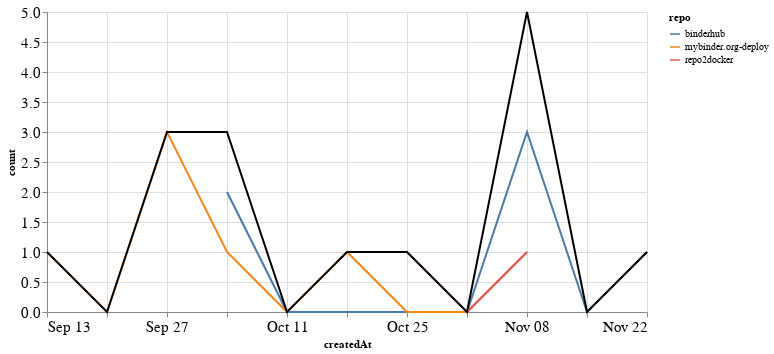

Source (notebook cell):
### Markdown cell above
## PRs

### Code cell
prs_time = prs.groupby('repo').resample('W', on='createdAt').count()['author'].reset_index()
prs_time = prs_time.rename(columns={'author': 'count'})
prs_time_total = prs_time.groupby('createdAt').agg({"count": "sum"}).reset_index()

ch1 = alt.Chart(prs_time, width=600).mark_line().encode(
    x='createdAt',
    y='count',
    color='repo',
    tooltip="repo"
)

ch2 = alt.Chart(prs_time_total, width=600).mark_line(color="black").encode(
    x='createdAt',
    y='count',
)

ch1 + ch2

### Figure 1 — Vega-Lite specification as saved in the notebook (floating-point values rounded to 4 significant figures)
{"config": {"axisLeft": {"labelFontSize": 15}, "axisBottom": {"labelFontSize": 15}}, "layer": [{"data": {"name": "data-432378e750586f0ec66d762d3527044c"}, "mark": "line", "encoding": {"color": {"type": "nominal", "field": "repo"}, "tooltip": {"type": "nominal", "field": "repo"}, "x": {"type": "temporal", "field": "createdAt"}, "y": {"type": "quantitative", "field": "count"}}, "width": 600}, {"data": {"name": "data-ab92d74bb8d4b354641bcf6a40a5812e"}, "mark": {"type": "line", "color": "black"}, "encoding": {"x": {"type": "temporal", "field": "createdAt"}, "y": {"type": "quantitative", "field": "count"}}, "width": 600}], "$schema": "https://vega.github.io/schema/vega-lite/v4.8.1.json", "datasets": {"data-432378e750586f0ec66d762d3527044c": [{"repo": "binderhub", "createdAt": "2020-10-04T00:00:00", "count": 2}, {"repo": "binderhub", "createdAt": "2020-10-11T00:00:00", "count": 0}, {"repo": "binderhub", "createdAt": "2020-10-18T00:00:00", "count": 0}, {"repo": "binderhub", "createdAt": "2020-10-25T00:00:00", "count": 0}, {"repo": "binderhub", "createdAt": "2020-11-01T00:00:00", "count": 0}, {"repo": "binderhub", "createdAt": "2020-11-08T00:00:00", "count": 3}, {"repo": "binderhub", "createdAt": "2020-11-15T00:00:00", "count": 0}, {"repo": "binderhub", "createdAt": "2020-11-22T00:00:00", "count": 1}, {"repo": "mybinder.org-deploy", "createdAt": "2020-09-13T00:00:00", "count": 1}, {"repo": "mybinder.org-deploy", "createdAt": "2020-09-20T00:00:00", "count": 0}, {"repo": "mybinder.org-deploy", "createdAt": "2020-09-27T00:00:00", "count": 3}, {"repo": "mybinder.org-deploy", "createdAt": "2020-10-04T00:00:00", "count": 1}, {"repo": "mybinder.org-deploy", "createdAt": "2020-10-11T00:00:00", "count": 0}, {"repo": "mybinder.org-deploy", "createdAt": "2020-10-18T00:00:00", "count": 1}, {"repo": "mybinder.org-deploy", "createdAt": "2020-10-25T00:00:00", "count": 0}, {"repo": "mybinder.org-deploy", "createdAt": "2020-11-01T00:00:00", "count": 0}, {"repo": "mybinder.org-deploy", "createdAt": "2020-11-08T00:00:00", "count": 1}, {"repo": "repo2docker", "createdAt": "2020-10-25T00:00:00", "count": 1}, {"repo": "repo2docker", "createdAt": "2020-11-01T00:00:00", "count": 0}, {"repo": "repo2docker", "createdAt": "2020-11-08T00:00:00", "count": 1}], "data-ab92d74bb8d4b354641bcf6a40a5812e": [{"createdAt": "2020-09-13T00:00:00", "count": 1}, {"createdAt": "2020-09-20T00:00:00", "count": 0}, {"createdAt": "2020-09-27T00:00:00", "count": 3}, {"createdAt": "2020-10-04T00:00:00", "count": 3}, {"createdAt": "2020-10-11T00:00:00", "count": 0}, {"createdAt": "2020-10-18T00:00:00", "count": 1}, {"createdAt": "2020-10-25T00:00:00", "count": 1}, {"createdAt": "2020-11-01T00:00:00", "count": 0}, {"createdAt": "2020-11-08T00:00:00", "count": 5}, {"createdAt": "2020-11-15T00:00:00", "count": 0}, {"createdAt": "2020-11-22T00:00:00", "count": 1}]}}
